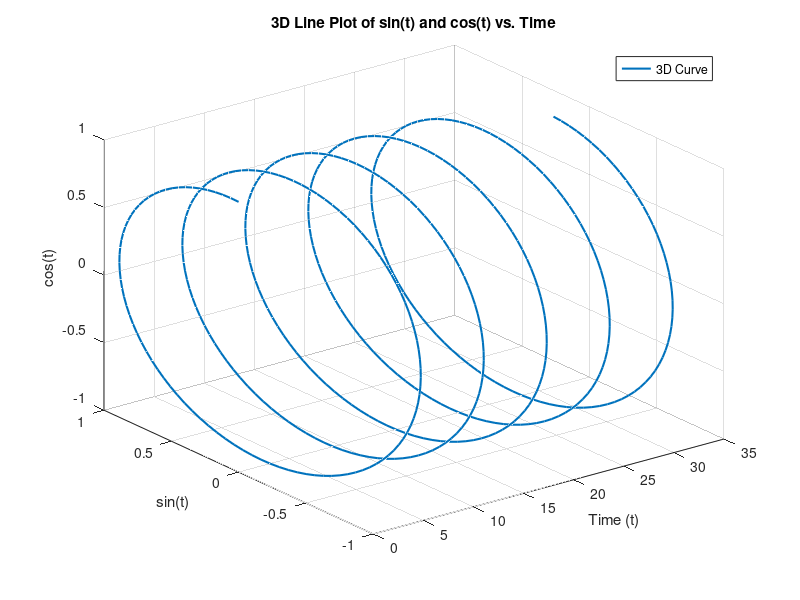

Write the MATLAB code that produced this figure.

t = 0:pi/50:10*pi;

s = sin(t);
c = cos(t);

figure;
plot3(t, s, c, 'LineWidth', 1.5);

xlabel('Time (t)');
ylabel('sin(t)');
zlabel('cos(t)');


title('3D Line Plot of sin(t) and cos(t) vs. Time');
grid on;

legend('3D Curve');